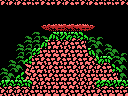

A level layout from a 2D game, rendered from its tile map. Below: a short description, then the map file with its tile-grid data intact:
An orthogonal 16x12 tile map with 8x8 px tiles, 1 tile layer (Tile Layer 1) and 3 objects (item, breakable-up, door-up).

<map version="1.0" orientation="orthogonal" renderorder="right-down" width="16" height="12" tilewidth="8" tileheight="8" nextobjectid="19">
 <properties>
  <property name="left" value="hole" />
  <property name="right" value="hole" />
 </properties>
 <tileset firstgid="1" name="tiles" tilewidth="8" tileheight="8" tilecount="256" columns="16">
  <image source="tiles.png" width="128" height="128" />
 </tileset>
 <layer name="Tile Layer 1" width="16" height="12">
  <data encoding="csv">
231,231,231,232,232,231,232,231,231,232,231,231,232,232,232,231,
1,1,1,1,1,1,1,1,1,1,1,1,1,1,1,1,
1,1,1,1,1,1,1,1,1,1,1,1,1,1,1,1,
1,1,1,1,1,148,149,150,149,149,150,165,1,1,1,1,
1,1,1,103,119,103,203,218,202,200,206,104,104,1,1,1,
1,1,103,119,119,203,216,215,215,216,246,119,120,103,1,1,
1,1,119,119,198,216,216,216,215,216,216,204,120,119,120,104,
1,103,119,205,216,215,216,215,216,215,216,215,202,201,119,120,
103,119,120,247,216,215,215,216,216,215,215,215,215,216,206,120,
119,120,205,247,215,216,215,216,216,215,215,216,216,216,246,120,
199,200,200,201,215,215,216,216,216,215,215,215,198,200,199,200,
215,215,215,215,216,216,216,216,215,216,215,216,215,216,216,216
</data>
 </layer>
 <objectgroup name="objects">
  <object id="14" type="item" x="56" y="8" width="16" height="16" />
  <object id="16" type="breakable-up" x="48" y="0" width="32" height="8" />
  <object id="18" type="door-up" x="48" y="0" width="32" height="8" />
 </objectgroup>
</map>
